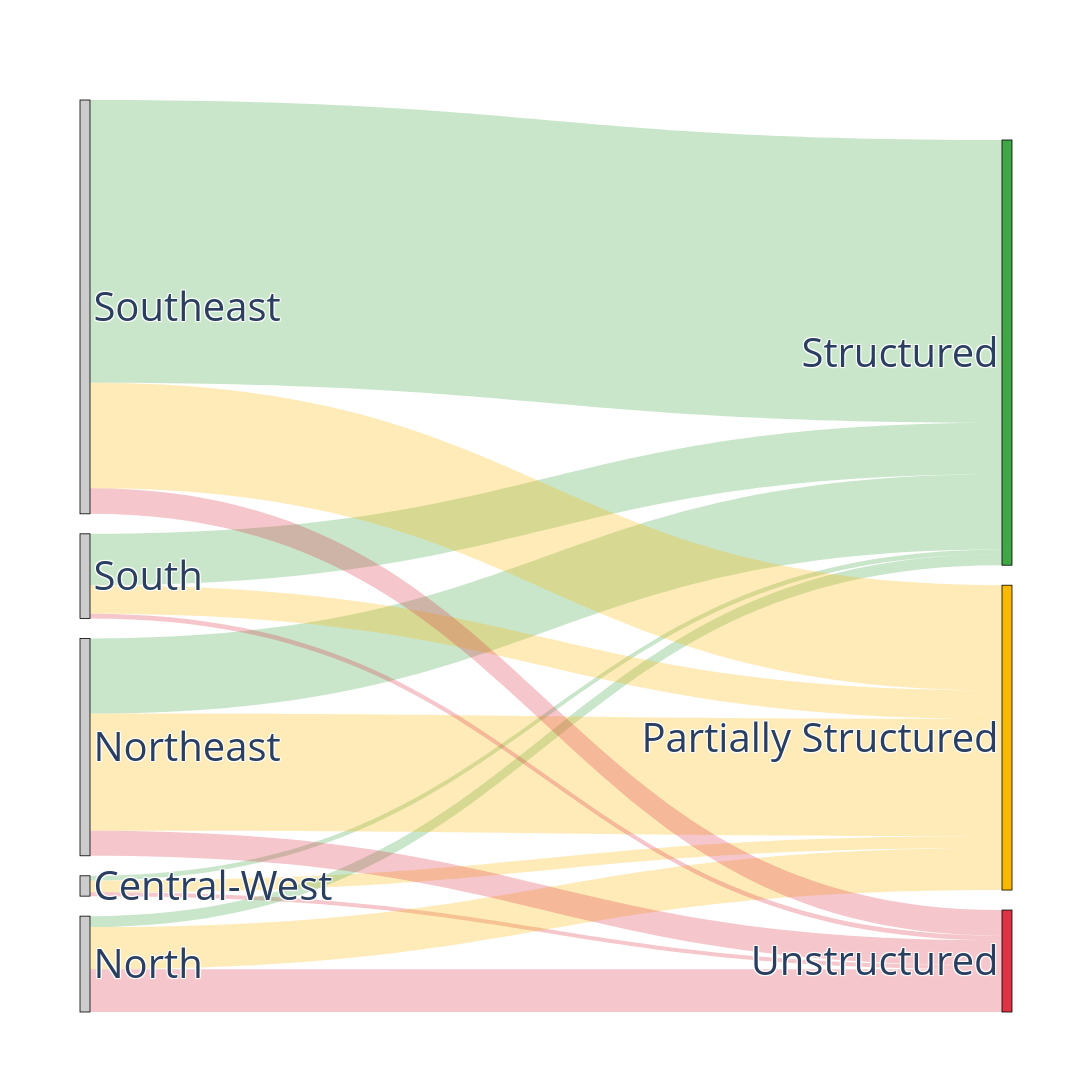

Notebook code cell kept with this figure:
### Code cell
import plotly.graph_objects as go

# --------- Sankey: proporção por região -> cluster ---------

# Criar coluna 'region' em gdf, igual ao que foi feito em grouped anteriormente
if "region" not in gdf.columns:
    states_to_region = {uf: uf_to_region.get(str(uf), None) for uf in gdf["CD_UF"]}
    gdf["region"] = gdf["CD_UF"].astype(str).map(states_to_region)

# Prosseguir normalmente
sankey_df = gdf.dropna(subset=["region", "cluster"]).copy()
sankey_df["cluster"] = sankey_df["cluster"].astype(str)
sankey_df["region"] = sankey_df["region"].astype(str)

regions = sorted(sankey_df["region"].unique())
clusters = sorted(sankey_df["cluster"].unique())

region_to_idx = {r: i for i, r in enumerate(regions)}
cluster_to_idx = {c: i + len(regions) for i, c in enumerate(clusters)}

counts = sankey_df.groupby(["region", "cluster"]).size().reset_index(name="count")
counts = counts[counts["count"] > 0]

sources = counts["region"].map(region_to_idx).tolist()
targets = counts["cluster"].map(cluster_to_idx).tolist()
values = counts["count"].tolist()

# Paleta para clusters
cluster_palette = {
    "0.0": "#3fa745",
    "1.0": "#fab800",
    "2.0": "#dc3444"
}
cluster_colors_list = ["#3fa745", "#fab800", "#dc3444"]
cluster_colors = [cluster_palette.get(str(c), cluster_colors_list[i % len(cluster_colors_list)]) for i, c in enumerate(clusters)]

# Função para aplicar alpha/transparência em cores hex
def hex_to_rgba(hex_color, alpha=0.28):
    hex_color = hex_color.lstrip("#")
    lv = len(hex_color)
    rgb = tuple(int(hex_color[i:i + lv // 3], 16) for i in range(0, lv, lv // 3))
    return f"rgba({rgb[0]},{rgb[1]},{rgb[2]},{alpha})"

# Cores das linhas (com transparência)
link_colors = []
for _, row in counts.iterrows():
    c = str(row["cluster"])
    base = cluster_palette.get(c, "#888888")
    link_colors.append(hex_to_rgba(base, 0.28))

labels = regions + [cluster_label_map.get(str(c), f"Cluster {c}") for c in clusters]

# node cor: regiões cinza claro; clusters nas cores padrão
# outline: regiões cinza escuro e bem fino; clusters normal/preto
node_colors = ["#cccccc"]*len(regions) + cluster_colors
node_line_colors = ["#999999"]*len(regions) + ["black"]*len(clusters)
node_line_widths = [0.8]*len(regions) + [0.6]*len(clusters)  # mas Plotly só aceita um valor, então só regiões afeta outline

# Atenção: thickness é global no Sankey Plotly, afeta todos os nodes!
# Então, para "nós finos" só é possível deixar todos finos ou grossos.
# Como alternativa, deixar todos finos (thickness baixo) e compensar com cor/borda cinza para as regiões.

fig = go.Figure(data=[go.Sankey(
    node = dict(
        pad = 20,
        thickness = 10,  # fino para todos
        line = dict(color=node_line_colors, width=0.8),  # outline: regiões cinza, clusters preto; width fino
        label = labels,
        color = node_colors
    ),
    link = dict(
        source = sources,
        target = targets,
        value = values,
        color = link_colors  # Transparência nas cores dos links do cluster
    )
)])

fig.update_layout(font_size=40, height=1350, width=3650)
fig.show()

### Figure 1 — Plotly figure (JSON) as saved in the notebook; plotly's stock layout.template omitted (floating-point values rounded to 4 significant figures)
{"data": [{"link": {"color": ["rgba(63,167,69,0.28)", "rgba(250,184,0,0.28)", "rgba(220,52,68,0.28)", "rgba(63,167,69,0.28)", "rgba(250,184,0,0.28)", "rgba(220,52,68,0.28)", "rgba(63,167,69,0.28)", "rgba(250,184,0,0.28)", "rgba(220,52,68,0.28)", "rgba(63,167,69,0.28)", "rgba(250,184,0,0.28)", "rgba(220,52,68,0.28)", "rgba(63,167,69,0.28)", "rgba(250,184,0,0.28)", "rgba(220,52,68,0.28)"], "source": [0, 0, 0, 1, 1, 1, 2, 2, 2, 3, 3, 3, 4, 4, 4], "target": [5, 6, 7, 5, 6, 7, 5, 6, 7, 5, 6, 7, 5, 6, 7], "value": [66, 165, 53, 153, 588, 596, 1049, 1633, 350, 718, 397, 65, 3945, 1469, 358]}, "node": {"color": ["#cccccc", "#cccccc", "#cccccc", "#cccccc", "#cccccc", "#3fa745", "#fab800", "#dc3444"], "label": ["Central-West", "North", "Northeast", "South", "Southeast", "Structured", "Partially Structured", "Unstructured"], "line": {"color": ["#999999", "#999999", "#999999", "#999999", "#999999", "black", "black", "black"], "width": 0.8}, "pad": 20, "thickness": 10}, "type": "sankey"}], "layout": {"font": {"size": 40}, "height": 1350, "width": 3650}}
